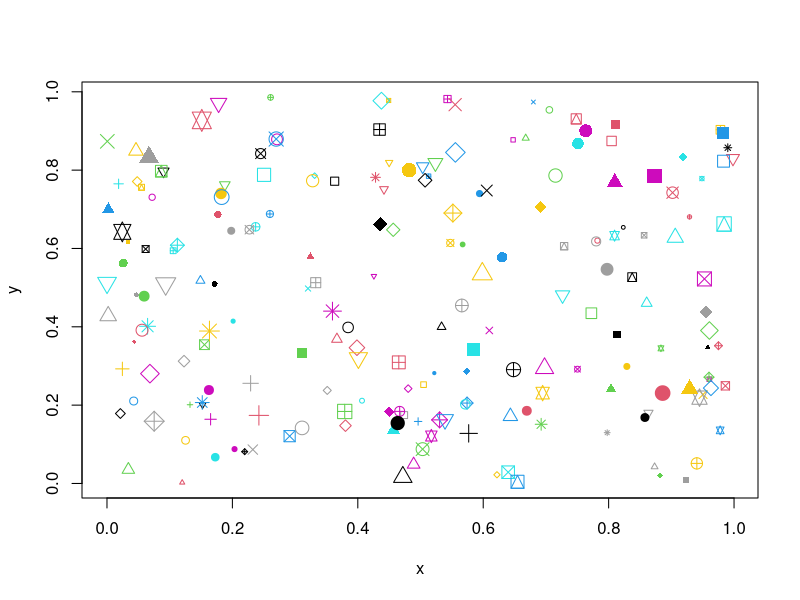
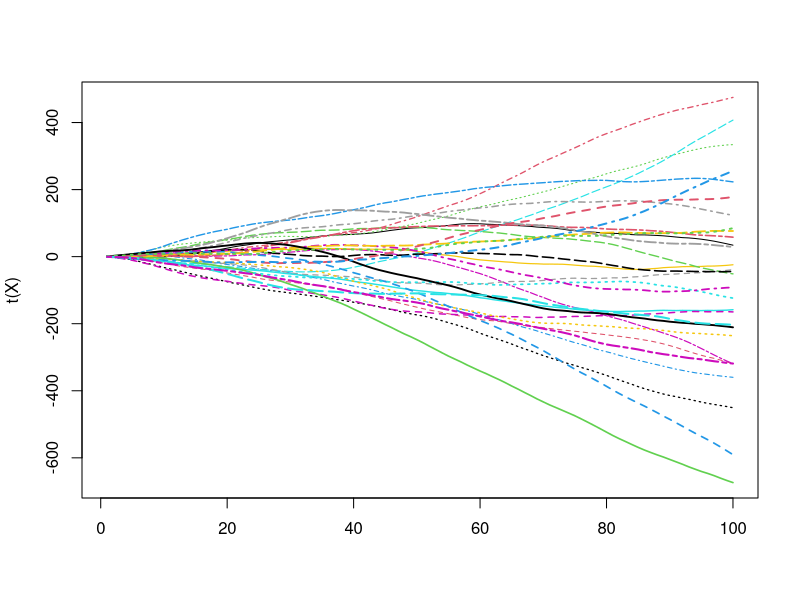

The R script that drew these images, in order:
# plotting in R should make imaginative and practical use of plotting parameters including
# color, plot, symbol, symbol size, line width, line type.  Usually the goal is not
# about creating "eye candy" but rather making the nature of your data clear.  The
# various plotting parameters are cues the eye uses in *grouping* the data.   

n = 200;
x = runif(n);
y = runif(n);


plot(x,y,pch=1:25,col=1:n,cex=seq(.5,2,length=n));


l = 100;
n = 30;
X = matrix(runif(n*l,min=-1,max=1),nrow=n,ncol=l);
for (i in 1:n) X[i,] = cumsum(cumsum(X[i,]));
matplot(t(X),type='l',lty=1:n,col=1:n,lwd=seq(1,2,length=n))
